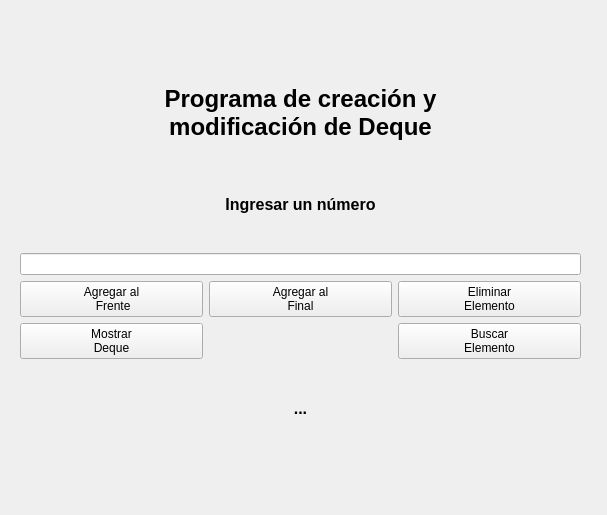
<?xml version="1.0" encoding="UTF-8"?>
<ui version="4.0">
 <class>Widget</class>
 <widget class="QWidget" name="Widget">
  <property name="geometry">
   <rect>
    <x>0</x>
    <y>0</y>
    <width>607</width>
    <height>515</height>
   </rect>
  </property>
  <property name="windowTitle">
   <string>Widget</string>
  </property>
  <widget class="QWidget" name="gridLayoutWidget">
   <property name="geometry">
    <rect>
     <x>20</x>
     <y>70</y>
     <width>561</width>
     <height>381</height>
    </rect>
   </property>
   <layout class="QGridLayout" name="gridLayout">
    <item row="3" column="2">
     <widget class="QPushButton" name="pushButton_BorrarElemento">
      <property name="cursor">
       <cursorShape>PointingHandCursor</cursorShape>
      </property>
      <property name="text">
       <string>Eliminar
Elemento</string>
      </property>
     </widget>
    </item>
    <item row="5" column="0" colspan="3">
     <widget class="QLabel" name="Resultado">
      <property name="font">
       <font>
        <family>Arial</family>
        <pointsize>12</pointsize>
        <bold>true</bold>
       </font>
      </property>
      <property name="text">
       <string>...</string>
      </property>
      <property name="alignment">
       <set>Qt::AlignmentFlag::AlignCenter</set>
      </property>
     </widget>
    </item>
    <item row="2" column="0" colspan="3">
     <widget class="QLineEdit" name="Numero"/>
    </item>
    <item row="0" column="0" colspan="3">
     <widget class="QLabel" name="Consigna_2">
      <property name="font">
       <font>
        <family>Arial</family>
        <pointsize>18</pointsize>
        <bold>true</bold>
       </font>
      </property>
      <property name="text">
       <string>Programa de creación y 
modificación de Deque</string>
      </property>
      <property name="alignment">
       <set>Qt::AlignmentFlag::AlignCenter</set>
      </property>
     </widget>
    </item>
    <item row="3" column="1">
     <widget class="QPushButton" name="pushButton_AddFinal">
      <property name="cursor">
       <cursorShape>PointingHandCursor</cursorShape>
      </property>
      <property name="text">
       <string>Agregar al 
Final</string>
      </property>
     </widget>
    </item>
    <item row="3" column="0">
     <widget class="QPushButton" name="pushButton_AddFrente">
      <property name="cursor">
       <cursorShape>PointingHandCursor</cursorShape>
      </property>
      <property name="text">
       <string>Agregar al 
 Frente</string>
      </property>
     </widget>
    </item>
    <item row="1" column="0" colspan="3">
     <widget class="QLabel" name="Consigna">
      <property name="font">
       <font>
        <family>Arial</family>
        <pointsize>12</pointsize>
        <bold>true</bold>
       </font>
      </property>
      <property name="text">
       <string>Ingresar un número</string>
      </property>
      <property name="alignment">
       <set>Qt::AlignmentFlag::AlignCenter</set>
      </property>
     </widget>
    </item>
    <item row="4" column="0">
     <widget class="QPushButton" name="pushButton_MostrarDeque">
      <property name="cursor">
       <cursorShape>PointingHandCursor</cursorShape>
      </property>
      <property name="text">
       <string>Mostrar 
Deque</string>
      </property>
     </widget>
    </item>
    <item row="4" column="2">
     <widget class="QPushButton" name="pushButton_BuscarElemento">
      <property name="cursor">
       <cursorShape>PointingHandCursor</cursorShape>
      </property>
      <property name="text">
       <string>Buscar 
Elemento</string>
      </property>
     </widget>
    </item>
   </layout>
  </widget>
 </widget>
 <resources/>
 <connections/>
</ui>
